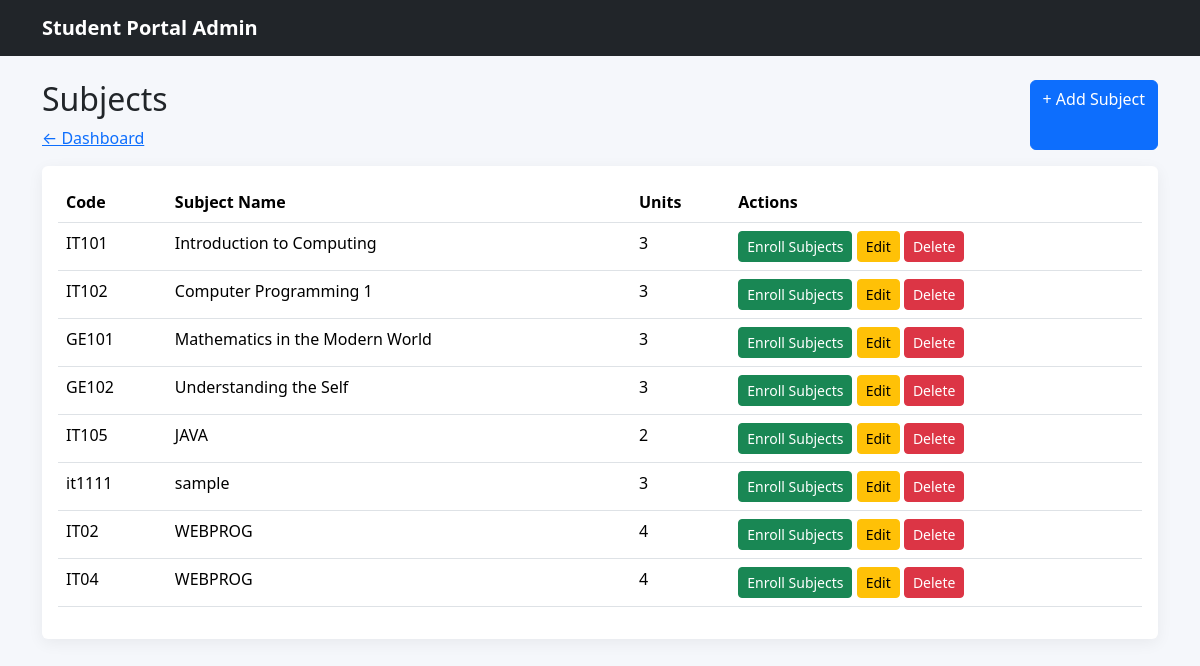
Before: /GAPUZ_CRUD/admin/subjects/index.php (signed in) with the older database file.
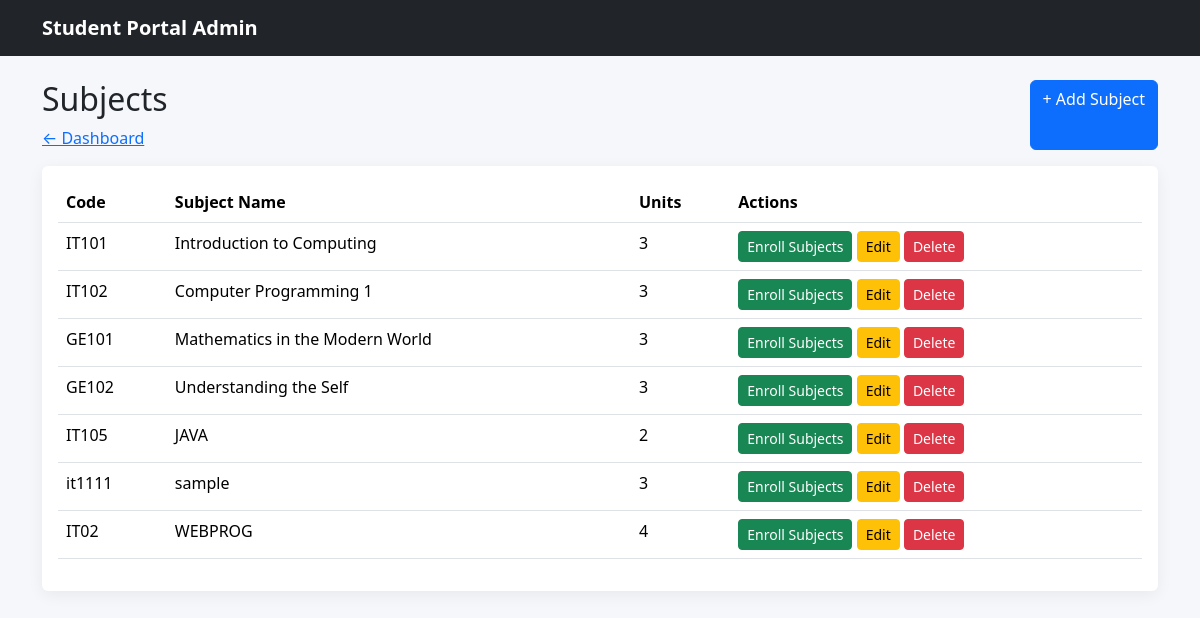
After: the same page with the newer database file.
### tables this page shows
CREATE TABLE `subjects` (
  `id` int(11) NOT NULL,
  `subject_code` varchar(20) NOT NULL,
  `subject_name` varchar(100) NOT NULL,
  `units` int(11) NOT NULL
);

### GAPUZ_CRUD/admin/subjects/index.php (the view, shortened to what this page needs)
<?php
include "../../config/database.php";
$sql = "SELECT * FROM subjects";
$result = mysqli_query($conn, $sql);
?>
<!doctype html>
<html lang="en">
<head>
    <link
        href="../../assets/vendor/bootstrap/css/bootstrap.min.css"
        rel="stylesheet"
    >
    <link
        href="../../assets/css/style.css"
        rel="stylesheet"
    >
</head>
<body>
    <nav class="navbar navbar-dark bg-dark">
        <div class="container">
            <a
                class="navbar-brand"
                href="dashboard.html"
            >
                Student Portal Admin
            </a>
        </div>
    </nav>
    <div class="container py-4">
        <div class="d-flex justify-content-between mb-3">
            <div>
                <h2>Subjects</h2>
                <a href="../dashboard.php">
                    ← Dashboard
                </a>
            </div>
            <a
                href="create.php"
                class="btn btn-primary"
            >
                + Add Subject
            </a>
        </div>
        <div class="card">
            <div class="card-body">
                <table class="table">
                    <thead>
                        <tr>
                            <th>Code</th>
                            <th>Subject Name</th>
                            <th>Units</th>
                            <th>Actions</th>
                        </tr>
                    </thead>
                    <tbody>
                        <tr>
                            <?php while($row = mysqli_fetch_assoc($result)){?>
                        <tr>
                            <td><?php echo htmlspecialchars($row["subject_code"]);?></td>
                            <td>
                                <?php echo htmlspecialchars($row["subject_name"]);?>
                            </td>
                            <td>
                                <?php echo htmlspecialchars($row["units"]);?>
                            </td>
                            <td>
                                <a
                                    class="btn btn-success btn-sm"
                                    href="enroll.html"
                                >
                                    Enroll Subjects
                                </a>
                                <a
                                    class="btn btn-warning btn-sm"
                                    href="edit.php?id=<?php echo $row['id'];?>"
                                >
                                    Edit
                                </a>
                                <a
                                    class="btn btn-danger btn-sm"
                                    href="delete.php?id=<?php echo $row['id'];?>"
                                    onclick = "return confirm('Are you sure you want to delete this record?')"
                                >
                                    Delete
                                </a>
                            </td>
                        </tr>
                    <?php }?>
                        </tr>
                    </tbody>
                </table>
            </div>
        </div>
    </div>
</body>
</html>

Changed rows visible on the page:
removed subjects: subject_code "IT04", subject_name "WEBPROG", units "4"
